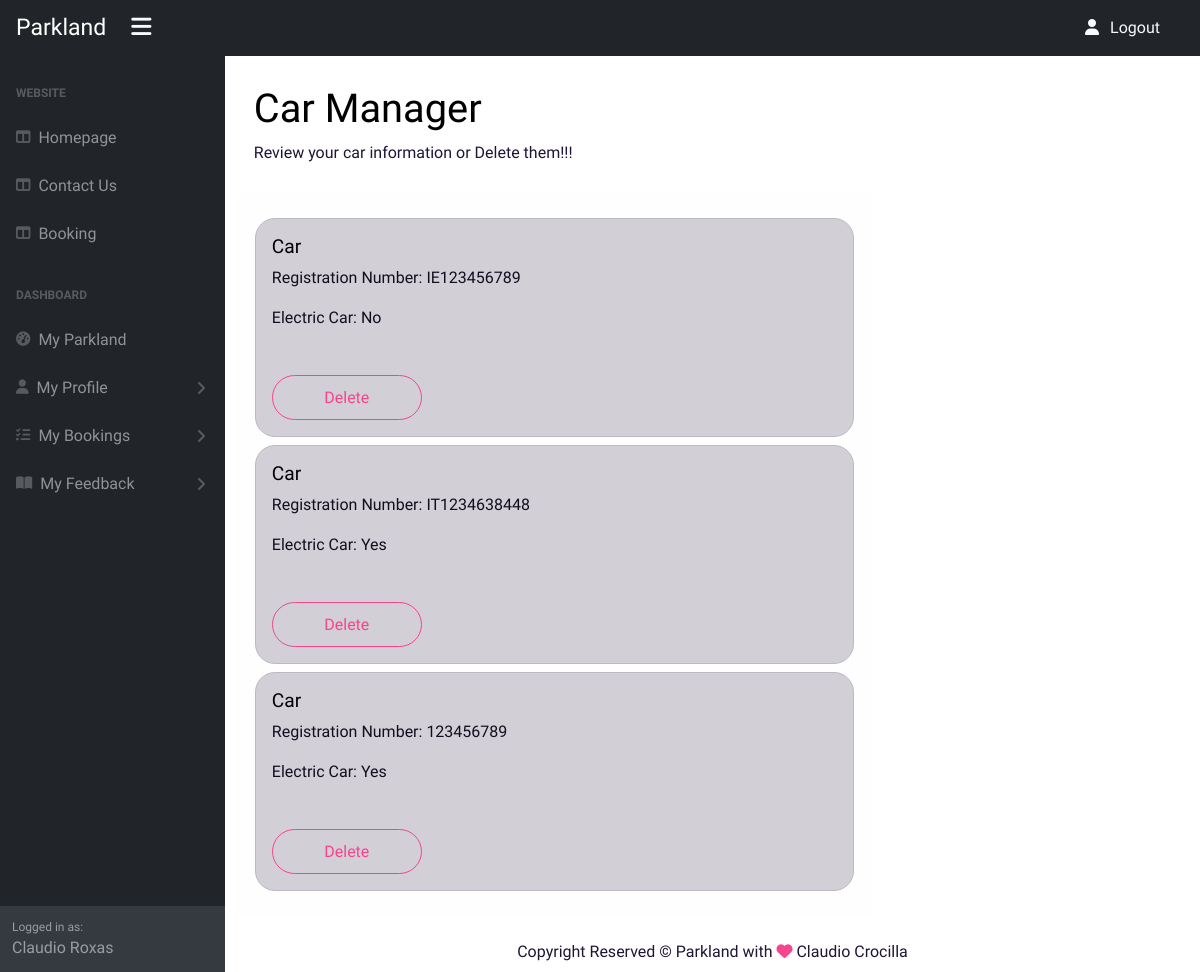
The page /dashboard/profile/car/list (signed in) on the database as committed earlier.
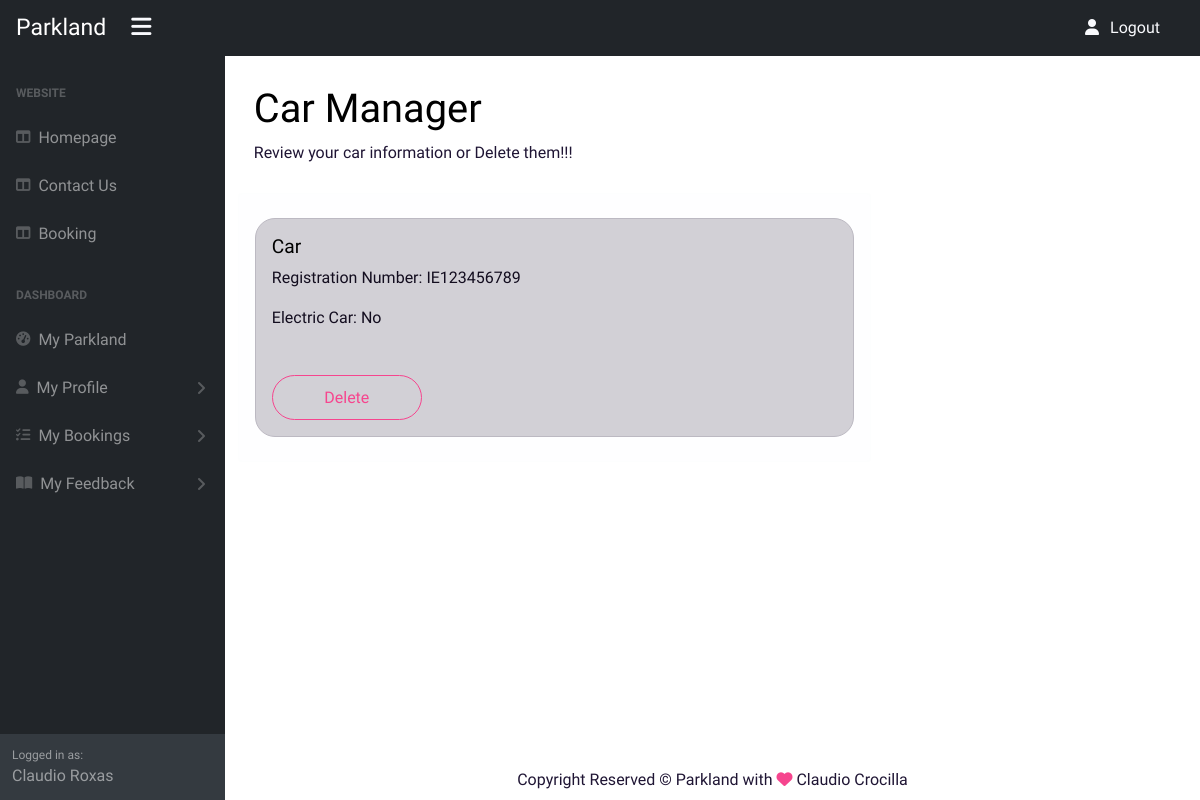
The same page on the database as committed later.
### car_park/models.py (models this page shows, shortened)
class Car(models.Model):
    user = models.ForeignKey(
        User,
        on_delete=models.CASCADE,
        related_name="cars"
        )
    is_electric = models.BooleanField(default=False)
    registration_number = models.CharField(max_length=12)

### dashboard/views.py (the view, shortened to what this page needs)
class ProfileCarListView(ListView):
    model = Car
    template_name = 'dashboard/profile-car-list.html'
    fields = '__all__'

### dashboard/templates/dashboard/profile-car-list.html (shortened to what this page needs)
{% extends 'dashboard/base.html' %}
{% load static %}
{% block content %}
{% if user.is_authenticated %}
<div class="text-dark">
    <h1 class="mt-4">Car Manager</h1>
    <ol class="breadcrumb mb-4">
        <li class="active">Review your car information or Delete them!!!</li>
    </ol>
    <div class="row d-flex">
        <div class="col-12 col-md-10 col-xl-8 col-xxl-6 alert alert-light">
            {% for car in car_list %}
            {% if car.user.id == user.id %}
            <div class="p-3 mb-2 mt-2 alert alert-dark rounded-3">
                <h5>Car</h5>
                <p>Registration Number: {{ car.registration_number }} </p>
                <p> Electric Car:
                    {% if car.is_electric %}
                    Yes
                    {% else %}
                    No
                    {% endif %}
                </p>
                <a class="btn btn-lg btn-minwidth btn-outline-danger rounded-pill mt-4"
                    href="{% url 'profile-car-delete' car.pk %}" aria-label="Delete">Delete</a>
            </div>
            {% endif %}
            {% endfor %}
        </div>
    </div>
</div>
{% endif %}
{% endblock %}

Rows that differ between the two databases and show on the page:
removed Car: registration_number "IT1234638448", is_electric "Yes"
removed Car: registration_number "123456789", is_electric "Yes"
